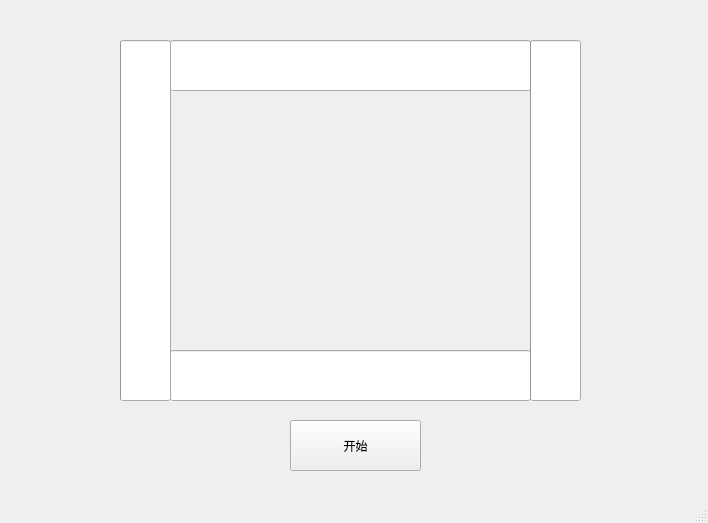
<?xml version="1.0" encoding="UTF-8"?>
<ui version="4.0">
 <class>MainWindow</class>
 <widget class="QMainWindow" name="MainWindow">
  <property name="geometry">
   <rect>
    <x>0</x>
    <y>0</y>
    <width>708</width>
    <height>523</height>
   </rect>
  </property>
  <property name="windowTitle">
   <string>MainWindow</string>
  </property>
  <widget class="QWidget" name="centralwidget">
   <widget class="QProgressBar" name="progressBar">
    <property name="geometry">
     <rect>
      <x>170</x>
      <y>40</y>
      <width>361</width>
      <height>51</height>
     </rect>
    </property>
    <property name="value">
     <number>0</number>
    </property>
    <property name="textVisible">
     <bool>false</bool>
    </property>
   </widget>
   <widget class="QProgressBar" name="progressBar_2">
    <property name="geometry">
     <rect>
      <x>170</x>
      <y>350</y>
      <width>361</width>
      <height>51</height>
     </rect>
    </property>
    <property name="value">
     <number>0</number>
    </property>
    <property name="textVisible">
     <bool>false</bool>
    </property>
   </widget>
   <widget class="QProgressBar" name="progressBar_3">
    <property name="geometry">
     <rect>
      <x>530</x>
      <y>40</y>
      <width>51</width>
      <height>361</height>
     </rect>
    </property>
    <property name="value">
     <number>0</number>
    </property>
    <property name="textVisible">
     <bool>false</bool>
    </property>
   </widget>
   <widget class="QProgressBar" name="progressBar_4">
    <property name="geometry">
     <rect>
      <x>120</x>
      <y>40</y>
      <width>51</width>
      <height>361</height>
     </rect>
    </property>
    <property name="value">
     <number>0</number>
    </property>
    <property name="textVisible">
     <bool>false</bool>
    </property>
   </widget>
   <widget class="QPushButton" name="pushButton">
    <property name="geometry">
     <rect>
      <x>290</x>
      <y>420</y>
      <width>131</width>
      <height>51</height>
     </rect>
    </property>
    <property name="text">
     <string>开始</string>
    </property>
   </widget>
  </widget>
  <widget class="QMenuBar" name="menubar">
   <property name="geometry">
    <rect>
     <x>0</x>
     <y>0</y>
     <width>708</width>
     <height>26</height>
    </rect>
   </property>
  </widget>
  <widget class="QStatusBar" name="statusbar"/>
 </widget>
 <resources/>
 <connections/>
</ui>
